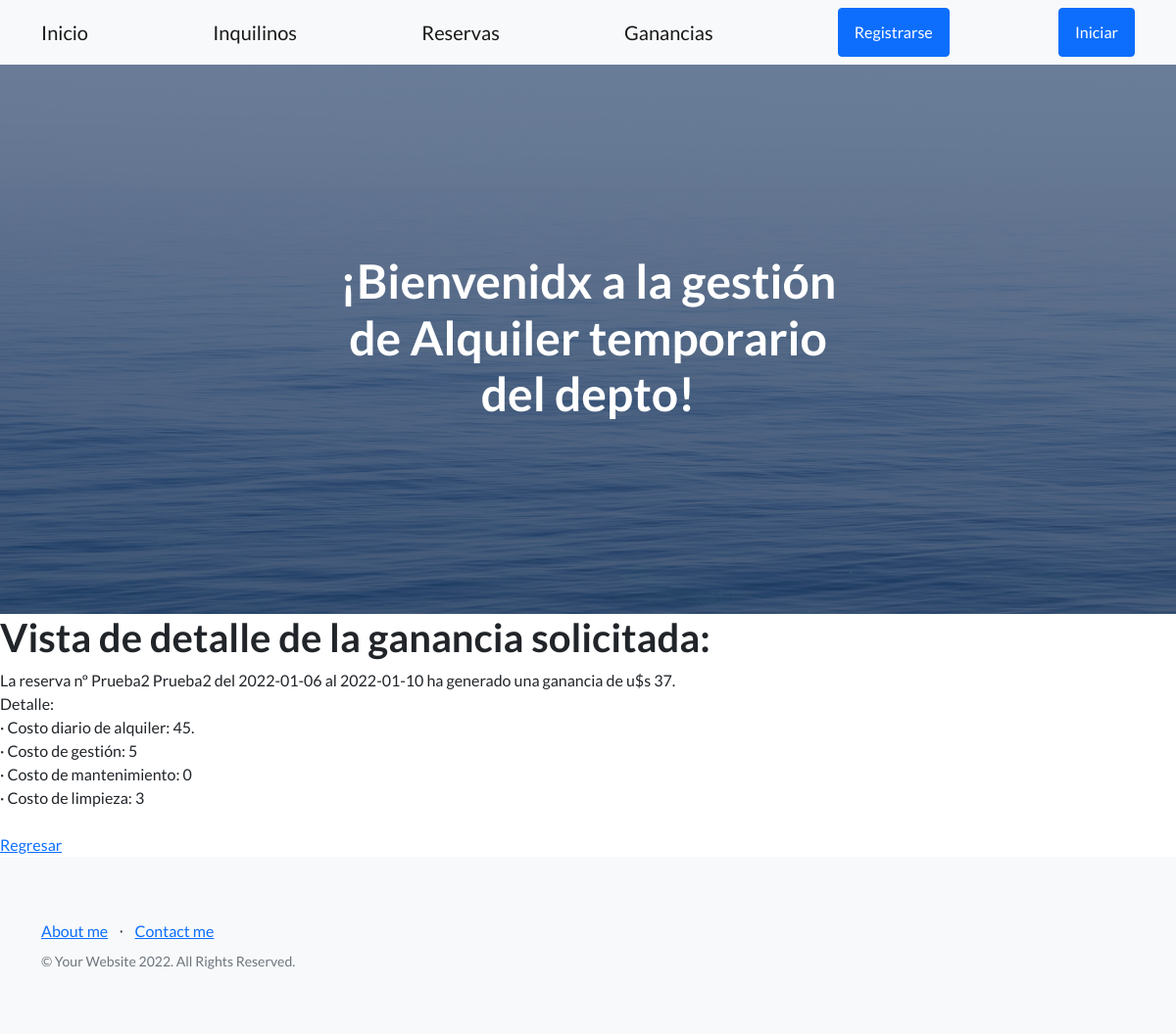
The app's page /emp-app1/gain-detail/2 with its own data.
### EmpApp1/models.py (models this page shows, shortened)
class Gain (models.Model):
    booking= models.ForeignKey(Booking, on_delete= models.CASCADE)
    daily_price = models.IntegerField(verbose_name= 'Precio diario')
    manag_cost = models.IntegerField(verbose_name= 'Costo de gestion')
    maint_cost = models.IntegerField(verbose_name= 'Costo de mantenimiento')
    clean_cost = models.IntegerField(verbose_name= 'Costo de limpieza')
    gain = models.IntegerField(verbose_name= 'Ganancia')
    class Meta:
        db_table = 'Gain'
        verbose_name = 'Ganancia'
        verbose_name_plural = 'Ganancias'
        ordering = ['id']

class Booking (models.Model):
    person = models.ForeignKey(Person,on_delete=models.CASCADE, blank= False, null= False, verbose_name= 'Inquilino')
    date_in = models.DateField(max_length=30, verbose_name= 'Fecha de entrada')
    date_out = models.DateField(max_length=30, verbose_name= 'Fecha de salida')
    date_registered = models.DateField(auto_now_add=True)
    def __str__(self):
        return f'{self.person} del {self.date_in} al {self.date_out}'
    class Meta:
        db_table = 'Booking'
        verbose_name = 'Reserva'
        verbose_name_plural = 'Reservas'
        ordering = ['date_registered']

class Person (models.Model):
    first_name = models.CharField(max_length=30, verbose_name= 'Nombre')
    last_name = models.CharField(max_length=30, verbose_name= 'Apellido')
    dni = models.CharField(max_length=10, verbose_name='DNI')
    tel = models.CharField(max_length=30, verbose_name= 'Telefono')
    email = models.EmailField(max_length=50, verbose_name= 'Email')
    def __str__(self):
        return f'{self.first_name} {self.last_name}'
    class Meta:
        db_table = 'Person'
        verbose_name = 'Inquilino'
        verbose_name_plural = 'Inquilinos'
        ordering = ['last_name']

### EmpApp1/views.py (the view)
# urls.py: path('gain-detail/<pk>',gain_detail.as_view() , name="gain-detail"),
class gain_detail (DetailView):
    model = Gain
    template_name = 'gain_detail.html'
    context_object_name = "gain"

### EmpApp1/Templates/gain_detail.html
{% extends 'temp_padre.html' %}
{% load static %}
{% block ContenidoQueCambia %}
    <h1>Vista de detalle de la ganancia solicitada:</h1>
    La reserva nº {{gain.booking}} ha generado una ganancia de u$s {{gain.gain}}. <br>
    Detalle: <br>
    · Costo diario de alquiler: {{gain.daily_price}}. <br>
    · Costo de gestión: {{gain.manag_cost}} <br>
    · Costo de mantenimiento: {{gain.maint_cost}} <br>
    · Costo de limpieza: {{gain.clean_cost}} <br>
    <br>
    <a href="{% url 'gain-read' %}">Regresar</a>
{% endblock ContenidoQueCambia %}

### records on screen
Gain: booking "Prueba2 Prueba2 del 2022-01-06 al 2022-01-10", gain "37", daily_price "45", manag_cost "5", maint_cost "0", clean_cost "3"
